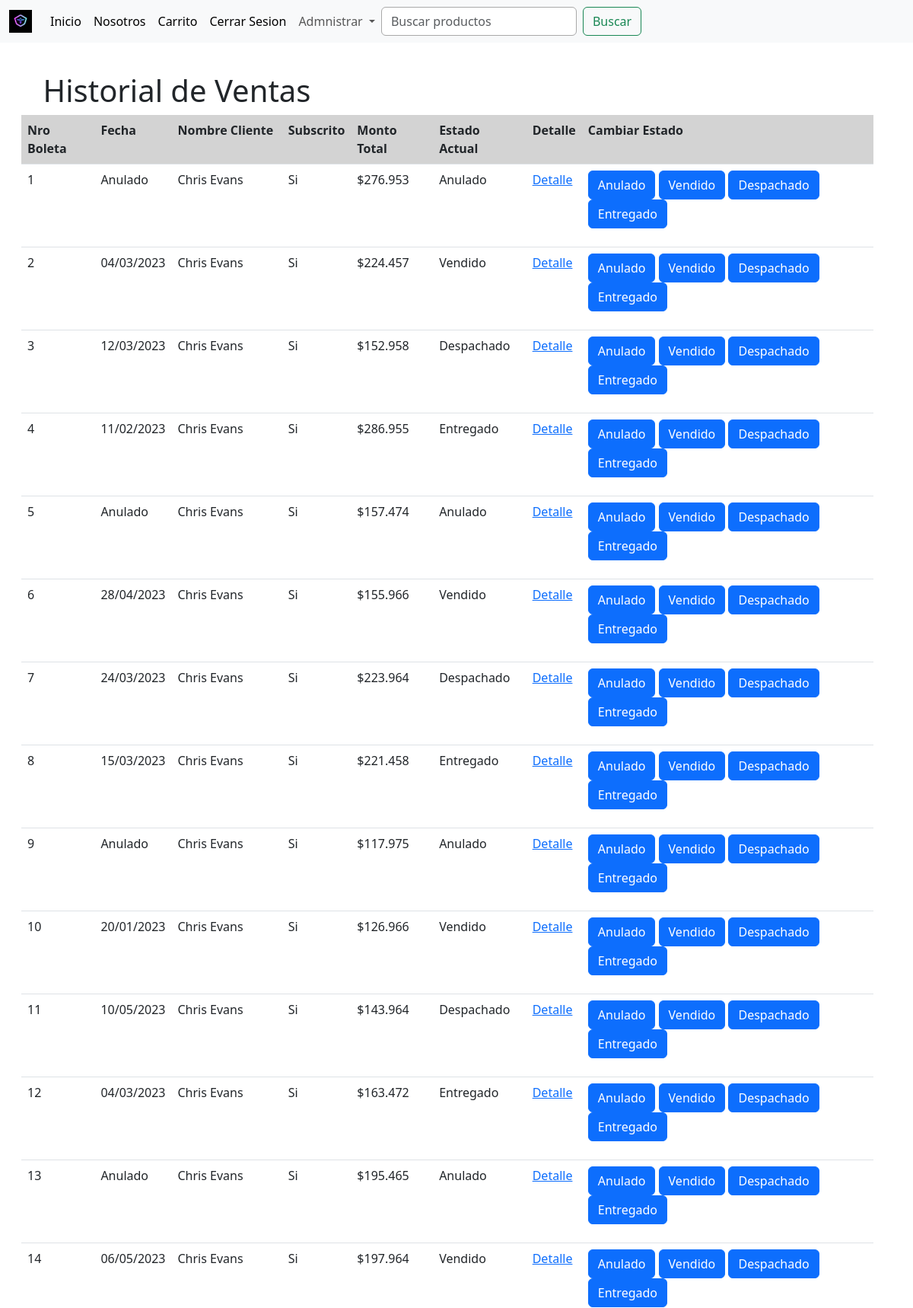
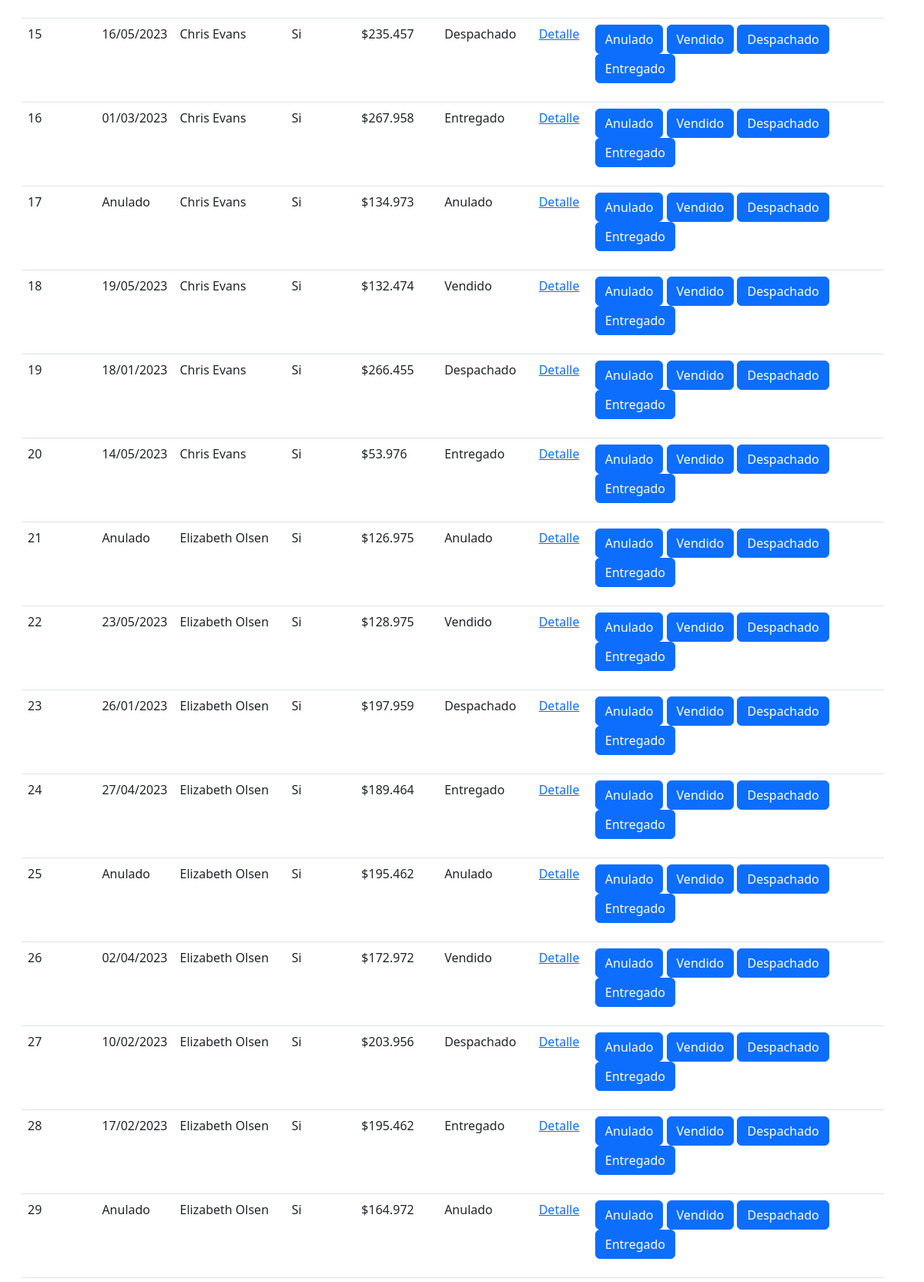
Page /ventas (signed in, upper part) on the committed database (2 pictures, top to bottom).
### core/models.py (models this page shows, shortened)
class Boleta(models.Model):
    ESTADO_CHOICES = [
        ('Anulado', 'Anulado'),
        ('Vendido', 'Vendido'),
        ('Despachado', 'Despachado'),
        ('Entregado', 'Entregado'),
    ]
    nro_boleta = models.IntegerField(primary_key=True, blank=False, null=False, verbose_name='Nro boleta')
    cliente = models.ForeignKey(Perfil, on_delete=models.DO_NOTHING)
    monto_sin_iva = models.IntegerField(blank=False, null=False, verbose_name='Monto sin IVA')
    iva = models.IntegerField(blank=False, null=False, verbose_name='IVA')
    total_a_pagar = models.IntegerField(blank=False, null=False, verbose_name='Total a pagar')
    fecha_venta = models.DateField(blank=False, null=False, verbose_name='Fecha de venta')
    fecha_despacho = models.DateField(blank=True, null=True, verbose_name='Fecha de despacho')
    fecha_entrega = models.DateField(blank=True, null=True, verbose_name='Fecha de entrega')
    estado = models.CharField(choices=ESTADO_CHOICES, max_length=50, blank=False, null=False, verbose_name='Estado')
    class Meta:
        db_table = 'Boleta'
        verbose_name = "Boleta"
        verbose_name_plural = "Boletas"

### core/views.py (the view)
# urls.py: path('ventas', ventas, name='ventas'),
@user_passes_test(es_personal_autenticado_y_activo)
def ventas(request):
    boletas = Boleta.objects.all()
    historial = []
    for boleta in boletas:
        boleta_historial = {
            'nro_boleta': boleta.nro_boleta,
            'nom_cliente': f'{boleta.cliente.usuario.first_name} {boleta.cliente.usuario.last_name}',
            'fecha_venta': boleta.fecha_venta,
            'fecha_despacho': boleta.fecha_despacho,
            'fecha_entrega': boleta.fecha_entrega,
            'subscrito': 'Si' if boleta.cliente.subscrito else 'No',
            'total_a_pagar': boleta.total_a_pagar,
            'estado': boleta.estado
        }
        historial.append(boleta_historial)
    context = {
        'historial': historial
    }
    return render(request, 'core/ventas.html', context)

### core/context_processors.py (called while the page is built, shortened)
def obtener_datos_usuario(request):
    first_name = ''
    last_name = ''
    if request.user.is_authenticated:
        usuario = User.objects.get(pk=request.user.pk)
        first_name = usuario.first_name
        last_name = usuario.last_name
    return first_name, last_name

def obtener_datos_carrito(request):
    cantidad_productos = 0
    mostrar_carrito = False
    if request.user.is_authenticated:
        usuario = User.objects.get(pk=request.user.pk)
        if request.user.perfil.tipo_usuario == 'Cliente':
            cantidad_productos = Carrito.objects.filter(cliente=request.user.perfil).count()
            mostrar_carrito = cantidad_productos > 0
    return mostrar_carrito, cantidad_productos

def get_and_clean_session_variable(request, name):
    value = ''
    if name in request.session:
        value = request.session.get(name)
        request.session[name] = ''
    return value

def obtener_mensajes(request):
    html_messages = ''
    tipo_mensajes = []
    lista_mensajes = list(messages.get_messages(request))
    html_form_errors = get_and_clean_session_variable(request, 'backend_html_form_errors')
    titulo = html_form_errors != '' or len(lista_mensajes) > 1
    mensajes = SafeString(html_messages + html_form_errors)
    tipo_mensaje = ''
    if html_form_errors != '' or 'error' in tipo_mensajes:
        tipo_mensaje = 'error'
    elif 'success' in tipo_mensajes:
        tipo_mensaje = 'success'
    elif 'info' in tipo_mensajes:
        tipo_mensaje = 'info'
    return mensajes, tipo_mensaje

def global_render(request):
    first_name, last_name = obtener_datos_usuario(request)
    mostrar_carrito, cantidad_productos = obtener_datos_carrito(request)
    mensajes, tipo_mensaje = obtener_mensajes(request)
    return {
        'mostrar_carrito': mostrar_carrito,
        'cantidad_productos': cantidad_productos,
        'first_name': first_name,
        'last_name': last_name,
        'backend_messages': mensajes,
        'backend_message_type': tipo_mensaje,
    }

### core/templatetags/custom_filters.py (called while the page is built)
@register.filter
def formatear_dinero(value):
    value = round(value)
    value = f'${value:,}'
    value = value.replace(',', '.')
    return value

@register.filter
def formatear_fecha(value):
    if value == None:
        value = '--/--/----'
    else:
        value = value.strftime("%d/%m/%Y")
    return f'{value}'

### core/views.py (called while the page is built)
def es_personal_autenticado_y_activo(user):
    return (user.is_staff or user.is_superuser) and user.is_authenticated and user.is_active

### core/templates/core/ventas.html (shortened to what this page needs)
{% extends 'core/base.html' %}
{% load static %}
{% load custom_filters %}
{% block content %}
<div class="container-fluid">
    <div class="row">
        <div class="col">
            <h1>
                Historial de Ventas
            </h1>
        </div>
        <div class="row">
            <div class="col">
                <table class="table table-hover">
                    <thead>
                        <tr>
                            <th>Nro Boleta</th>
                            <th>Fecha</th>
                            <th>Nombre Cliente</th>
                            <th>Subscrito</th>
                            <th>Monto Total</th>
                            <th>Estado Actual</th>
                            <th>Detalle</th>
                            <th>Cambiar Estado</th>
                        </tr>
                    </thead>
                    <tbody>
                        {% for boleta in historial %}
                        {% if boleta.estado == 'Anulado' %}
                        <tr class="letra-boleta-anulada">
                            {% else %}
                        <tr>
                            {% endif %}
                            <td>
                                {{boleta.nro_boleta}} <br>
                            </td>
                            <td>
                                {% if boleta.estado == "Vendido" %}
                                {{boleta.fecha_venta|formatear_fecha}} <br>
                                {% elif boleta.estado == "Despachado" %}
                                {{boleta.fecha_despacho|formatear_fecha}} <br>
                                {% elif boleta.estado == "Entregado" %}
                                {{boleta.fecha_entrega|formatear_fecha}} <br>
                                {% else %}
                                Anulado
                                {% endif %}
                            </td>
                            <td>
                                {{boleta.nom_cliente}} <br>
                            </td>
                            <td>
                                {{boleta.subscrito}} <br>
                            </td>
                            <td>
                                {{boleta.total_a_pagar|formatear_dinero}} <br>
                            </td>
                            <td>
                                {{boleta.estado}} <br>
                            </td>
                            <td>
                                <a href="{% url 'boleta' boleta.nro_boleta %}">Detalle</a><br><br>
                            </td>
                            <td>
                                <div class="mb-3">
                                    <a href="{% url 'cambiar_estado_boleta' boleta.nro_boleta 'Anulado' %}" class="btn btn-primary">Anulado</a>
                                    <a href="{% url 'cambiar_estado_boleta' boleta.nro_boleta 'Vendido' %}" class="btn btn-primary">Vendido</a>
                                    <a href="{% url 'cambiar_estado_boleta' boleta.nro_boleta 'Despachado' %}" class="btn btn-primary">Despachado</a>
                                    <a href="{% url 'cambiar_estado_boleta' boleta.nro_boleta 'Entregado' %}" class="btn btn-primary">Entregado</a>
                                </div>
                            </td>
                        </tr>
                        {% endfor %}
                    </tbody>
                </table>
            </div>
        </div>
        {% endblock content %}

### core/static/core/css/style.css (style rules this page uses)
h1 { padding-top: 2%; padding-left: 2.5%; }
body { margin: 0; }
th { vertical-align: top; background-color: lightgray !important; }

### rows in the picture
Boleta: estado "Anulado"
Boleta: fecha_venta "04/03/2023", estado "Vendido"
Boleta: fecha_despacho "12/03/2023", estado "Despachado"
Boleta: fecha_entrega "11/02/2023", estado "Entregado"
Boleta: estado "Anulado"
Boleta: fecha_venta "28/04/2023", estado "Vendido"
Boleta: fecha_despacho "24/03/2023", estado "Despachado"
Boleta: fecha_entrega "15/03/2023", estado "Entregado"
Boleta: estado "Anulado"
Boleta: fecha_venta "20/01/2023", estado "Vendido"
Boleta: fecha_despacho "10/05/2023", estado "Despachado"
Boleta: fecha_entrega "04/03/2023", estado "Entregado"
Boleta: estado "Anulado"
Boleta: fecha_venta "06/05/2023", estado "Vendido"
Boleta: fecha_despacho "16/05/2023", estado "Despachado"
Boleta: fecha_entrega "01/03/2023", estado "Entregado"
Boleta: estado "Anulado"
Boleta: fecha_venta "19/05/2023", estado "Vendido"
Boleta: fecha_despacho "18/01/2023", estado "Despachado"
Boleta: fecha_entrega "14/05/2023", estado "Entregado"
Boleta: estado "Anulado"
Boleta: fecha_venta "23/05/2023", estado "Vendido"
Boleta: fecha_despacho "26/01/2023", estado "Despachado"
Boleta: fecha_entrega "27/04/2023", estado "Entregado"
Boleta: estado "Anulado"
Boleta: fecha_venta "02/04/2023", estado "Vendido"
Boleta: fecha_despacho "10/02/2023", estado "Despachado"
Boleta: fecha_entrega "17/02/2023", estado "Entregado"
Boleta: estado "Anulado"

### other values in the picture
{{ boleta.nro_boleta }} "1" "2" "3" "4" "5" "6" "7" "8" "9" "10" "11" "12" "13" "14" "15" "16" "17" "18" "19" "20" "21" "22" "23" "24" "25" "26" "27" "28" "29"
{{ boleta.nom_cliente }} "Chris Evans" "Chris Evans" "Chris Evans" "Chris Evans" "Chris Evans" "Chris Evans" "Chris Evans" "Chris Evans" "Chris Evans" "Chris Evans" "Chris Evans" "Chris Evans" "Chris Evans" "Chris Evans" "Chris Evans" "Chris Evans" "Chris Evans" "Chris Evans" "Chris Evans" "Chris Evans" "Elizabeth Olsen" "Elizabeth Olsen" "Elizabeth Olsen" "Elizabeth Olsen" "Elizabeth Olsen" "Elizabeth Olsen" "Elizabeth Olsen" "Elizabeth Olsen" "Elizabeth Olsen"
{{ boleta.subscrito }} "Si" "Si" "Si" "Si" "Si" "Si" "Si" "Si" "Si" "Si" "Si" "Si" "Si" "Si" "Si" "Si" "Si" "Si" "Si" "Si" "Si" "Si" "Si" "Si" "Si" "Si" "Si" "Si" "Si"
{{ boleta.total_a_pagar|formatear_dinero }} "$276.953" "$224.457" "$152.958" "$286.955" "$157.474" "$155.966" "$223.964" "$221.458" "$117.975" "$126.966" "$143.964" "$163.472" "$195.465" "$197.964" "$235.457" "$267.958" "$134.973" "$132.474" "$266.455" "$53.976" "$126.975" "$128.975" "$197.959" "$189.464" "$195.462" "$172.972" "$203.956" "$195.462" "$164.972"
